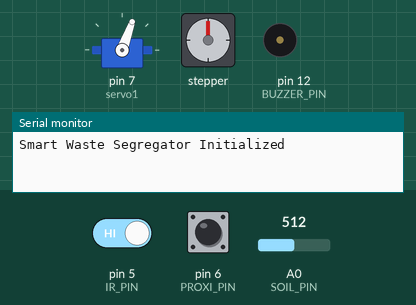
Recording of a sketch running on a simulated Arduino Uno, built with avr-gcc and run on an emulated ATmega328P. On the bench: servo, stepper motor, buzzer (waves = sounding), the last lines printed to the serial monitor. The test bench sets the inputs (shaded band); at power-on: pin 5 (IR_PIN) HIGH, pin 6 (PROXI_PIN) HIGH, A0 (SOIL_PIN) = 512. Stepper angles assume 4096 steps per turn.

Above: at 1.2 s.
1.3 s: pin 5 (IR_PIN) driven LOW
At 2.7 s:
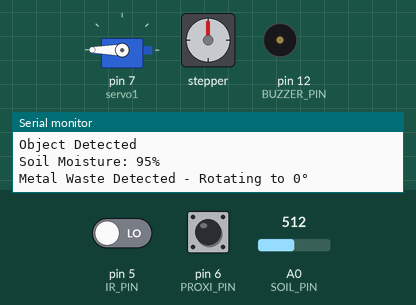
4.3 s: pin 6 (PROXI_PIN) pulled LOW for 3.2 s
At 10.2 s:
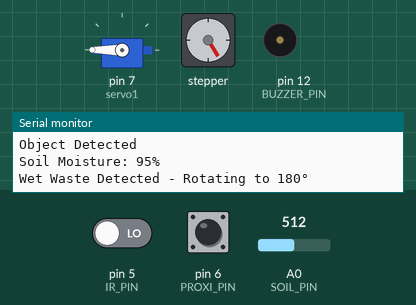
12.9 s: pin 5 (IR_PIN) driven LOW
15.9 s: pin 6 (PROXI_PIN) pulled LOW for 1 s
At 16.31 s:
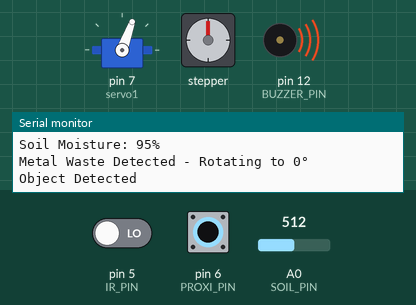
Timing chart, 0 to 20.3 s (numbered marks = the images above; inputs shaded):
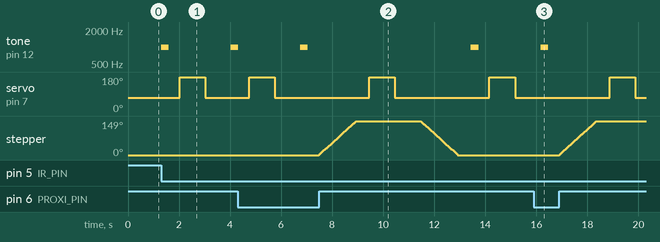

The sketch:

dustbin.ino
```cpp
#include <CheapStepper.h>
#include <Servo.h>

#define IR_PIN 5
#define PROXI_PIN 6
#define BUZZER_PIN 12
#define SOIL_PIN A0

Servo servo1;
CheapStepper stepper(8, 9, 10, 11);

void setup() {
  Serial.begin(9600);

  pinMode(IR_PIN, INPUT);
  pinMode(PROXI_PIN, INPUT_PULLUP);
  pinMode(BUZZER_PIN, OUTPUT);

  servo1.attach(7);
  servo1.write(70);  // Ready position

  stepper.setRpm(17); // Stepper speed

  Serial.println("Smart Waste Segregator Initialized");
}

void loop() {
  int irValue = digitalRead(IR_PIN);
  int proxiValue = digitalRead(PROXI_PIN);

  if (irValue == LOW) { // Object detected
    Serial.println("Object Detected");
    tone(BUZZER_PIN, 1000, 300);
    delay(500); // Let sensors settle

    // Read and average soil moisture
    int soilTotal = 0;
    for (int i = 0; i < 3; i++) {
      int rawSoil = analogRead(SOIL_PIN);
      rawSoil = constrain(rawSoil, 485, 1023);
      soilTotal += map(rawSoil, 485, 1023, 100, 0);
      delay(75);
    }
    int avgSoil = soilTotal / 3;

    Serial.print("Soil Moisture: ");
    Serial.print(avgSoil);
    Serial.println("%");

    // Waste Classification and Handling
    if (proxiValue == HIGH) {
      // Metal Waste
      Serial.println("Metal Waste Detected - Rotating to 0°");
      // No rotation needed for metal bin (default)
    } else if (avgSoil >= 20) {
      // Wet Waste
      Serial.println("Wet Waste Detected - Rotating to 180°");
      stepper.moveDegreesCW(150);
      delay(500);
    } else {
      // Dry Waste
      Serial.println("Dry Waste Detected - Rotating to 360° (0°)");
      stepper.moveDegreesCW(270);
      delay(500);
    }

    // Servo drops item
    servo1.write(180);
    delay(1000);
    servo1.write(70);
    delay(1000);

    // Return to home position (rotate back)
    if (proxiValue == HIGH) {
      // No movement
    } else if (avgSoil >= 20) {
      stepper.moveDegreesCCW(150);
      delay(500);
    } else {
      stepper.moveDegreesCCW(270);
      delay(500);
    }
  }
}
```

Measured:
- after the input at 1.3 s, tone on pin 12 (BUZZER_PIN): silent → 1000 Hz at once, → silent 0.30 s later, → 1000 Hz 2.4 s later; servo on pin 7 (servo1): 70° → 180° after 0.73 s, → 70° 1.0 s later
- after the input at 4.3 s, tone on pin 12 (BUZZER_PIN): goes on until 7.1 s, then stays silent; servo on pin 7 (servo1): 70° → 180° after 5.2 s, → 70° 1.0 s later; stepper: turns 149° clockwise in 1.5 s, then 147° counter-clockwise in 1.4 s
- after the input at 15.9 s, tone on pin 12 (BUZZER_PIN): goes on until 16.5 s, then stays silent; stepper: turns 149° clockwise in 1.5 s, starting after 0.99 s
